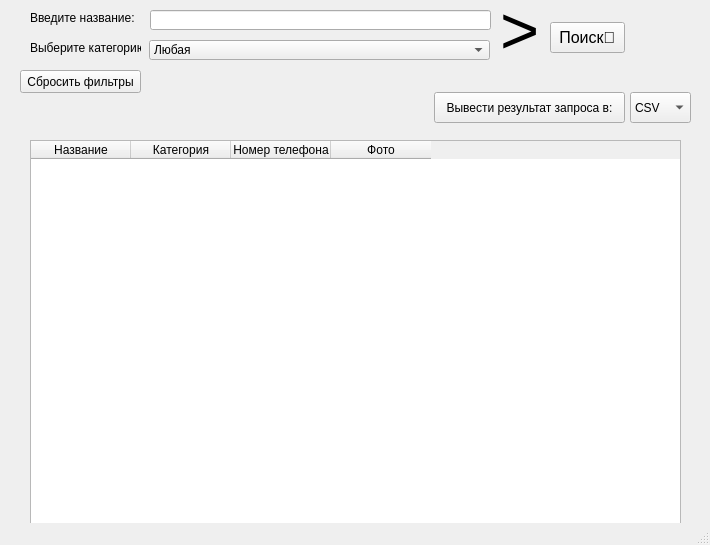
<?xml version="1.0" encoding="UTF-8"?>
<ui version="4.0">
 <class>MainWindow</class>
 <widget class="QMainWindow" name="MainWindow">
  <property name="geometry">
   <rect>
    <x>0</x>
    <y>0</y>
    <width>710</width>
    <height>545</height>
   </rect>
  </property>
  <property name="windowTitle">
   <string>MainWindow</string>
  </property>
  <widget class="QWidget" name="centralwidget">
   <widget class="QTableWidget" name="table">
    <property name="geometry">
     <rect>
      <x>30</x>
      <y>140</y>
      <width>651</width>
      <height>401</height>
     </rect>
    </property>
    <column>
     <property name="text">
      <string>Название</string>
     </property>
    </column>
    <column>
     <property name="text">
      <string>Категория</string>
     </property>
    </column>
    <column>
     <property name="text">
      <string>Номер телефона</string>
     </property>
    </column>
    <column>
     <property name="text">
      <string>Фото</string>
     </property>
    </column>
   </widget>
   <widget class="QLabel" name="label">
    <property name="geometry">
     <rect>
      <x>30</x>
      <y>10</y>
      <width>111</width>
      <height>16</height>
     </rect>
    </property>
    <property name="text">
     <string>Введите название:</string>
    </property>
   </widget>
   <widget class="QLineEdit" name="searchEdit">
    <property name="geometry">
     <rect>
      <x>150</x>
      <y>10</y>
      <width>341</width>
      <height>20</height>
     </rect>
    </property>
   </widget>
   <widget class="QLabel" name="label_2">
    <property name="geometry">
     <rect>
      <x>30</x>
      <y>40</y>
      <width>111</width>
      <height>16</height>
     </rect>
    </property>
    <property name="text">
     <string>Выберите категорию:</string>
    </property>
   </widget>
   <widget class="QComboBox" name="combo_search">
    <property name="geometry">
     <rect>
      <x>149</x>
      <y>40</y>
      <width>341</width>
      <height>20</height>
     </rect>
    </property>
    <item>
     <property name="text">
      <string>Любая</string>
     </property>
    </item>
    <item>
     <property name="text">
      <string>Вещи</string>
     </property>
    </item>
    <item>
     <property name="text">
      <string>Одежда</string>
     </property>
    </item>
    <item>
     <property name="text">
      <string>Животные</string>
     </property>
    </item>
    <item>
     <property name="text">
      <string>Другое</string>
     </property>
    </item>
   </widget>
   <widget class="QLabel" name="label_3">
    <property name="geometry">
     <rect>
      <x>500</x>
      <y>0</y>
      <width>47</width>
      <height>61</height>
     </rect>
    </property>
    <property name="font">
     <font>
      <pointsize>50</pointsize>
     </font>
    </property>
    <property name="text">
     <string>&gt;</string>
    </property>
   </widget>
   <widget class="QPushButton" name="searchBtn">
    <property name="geometry">
     <rect>
      <x>550</x>
      <y>22</y>
      <width>75</width>
      <height>31</height>
     </rect>
    </property>
    <property name="font">
     <font>
      <pointsize>12</pointsize>
     </font>
    </property>
    <property name="text">
     <string>Поиск🔎</string>
    </property>
   </widget>
   <widget class="QPushButton" name="resetBtn">
    <property name="geometry">
     <rect>
      <x>20</x>
      <y>70</y>
      <width>121</width>
      <height>23</height>
     </rect>
    </property>
    <property name="text">
     <string>Сбросить фильтры</string>
    </property>
   </widget>
   <widget class="QComboBox" name="comboConvert">
    <property name="geometry">
     <rect>
      <x>630</x>
      <y>92</y>
      <width>61</width>
      <height>31</height>
     </rect>
    </property>
    <item>
     <property name="text">
      <string>CSV</string>
     </property>
    </item>
    <item>
     <property name="text">
      <string>WORD</string>
     </property>
    </item>
   </widget>
   <widget class="QPushButton" name="resComp">
    <property name="geometry">
     <rect>
      <x>434</x>
      <y>92</y>
      <width>191</width>
      <height>31</height>
     </rect>
    </property>
    <property name="font">
     <font>
      <pointsize>9</pointsize>
     </font>
    </property>
    <property name="text">
     <string>Вывести результат запроса в:</string>
    </property>
   </widget>
  </widget>
  <widget class="QMenuBar" name="menubar">
   <property name="geometry">
    <rect>
     <x>0</x>
     <y>0</y>
     <width>710</width>
     <height>21</height>
    </rect>
   </property>
  </widget>
  <widget class="QStatusBar" name="statusbar"/>
 </widget>
 <resources/>
 <connections/>
</ui>
